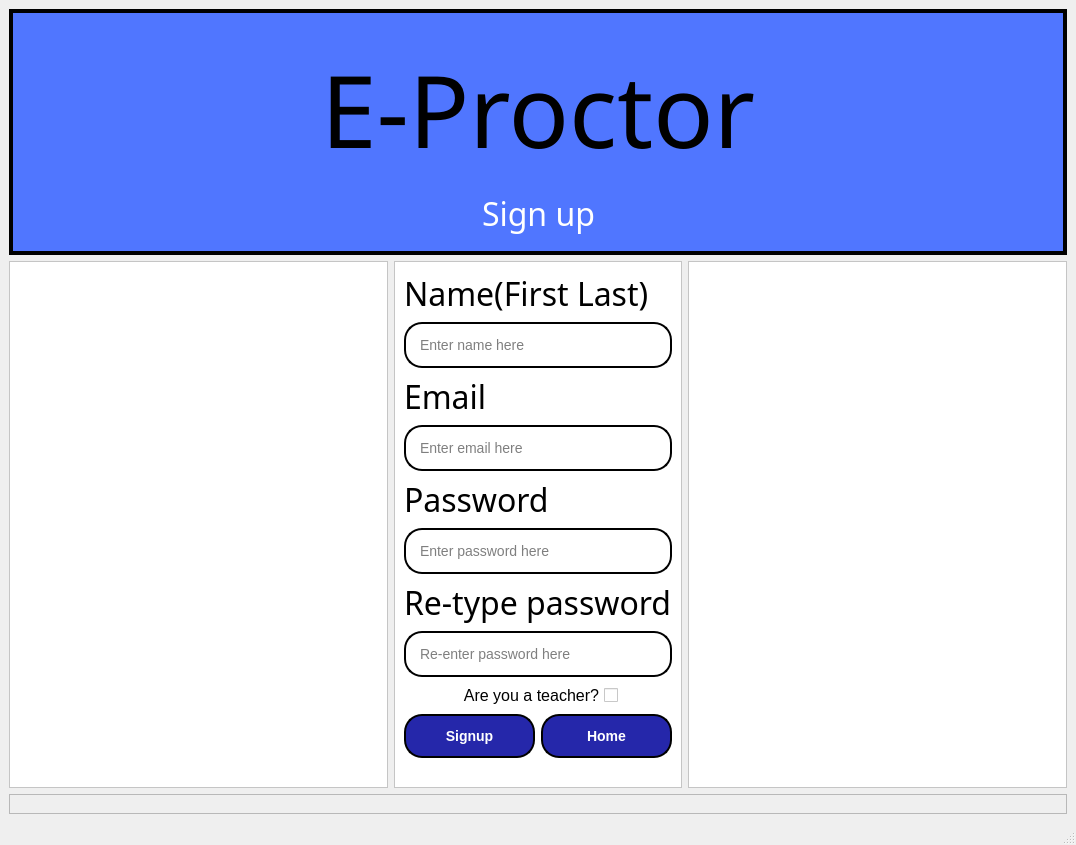
<?xml version="1.0" encoding="UTF-8"?>
<ui version="4.0">
 <class>MainWindow</class>
 <widget class="QMainWindow" name="MainWindow">
  <property name="geometry">
   <rect>
    <x>0</x>
    <y>0</y>
    <width>1076</width>
    <height>845</height>
   </rect>
  </property>
  <property name="windowTitle">
   <string>MainWindow</string>
  </property>
  <widget class="QWidget" name="centralwidget">
   <layout class="QGridLayout" name="gridLayout_7">
    <item row="0" column="0">
     <layout class="QGridLayout" name="gridLayout_5">
      <item row="1" column="0">
       <layout class="QHBoxLayout" name="horizontalLayout_3">
        <item>
         <widget class="QFrame" name="frame">
          <property name="styleSheet">
           <string notr="true">background-color: rgb(255, 255, 255);</string>
          </property>
          <property name="frameShape">
           <enum>QFrame::StyledPanel</enum>
          </property>
          <property name="frameShadow">
           <enum>QFrame::Raised</enum>
          </property>
          <layout class="QGridLayout" name="gridLayout_2">
           <item row="0" column="0">
            <spacer name="horizontalSpacer_4">
             <property name="orientation">
              <enum>Qt::Horizontal</enum>
             </property>
             <property name="sizeHint" stdset="0">
              <size>
               <width>546</width>
               <height>20</height>
              </size>
             </property>
            </spacer>
           </item>
          </layout>
         </widget>
        </item>
        <item>
         <widget class="QFrame" name="Login">
          <property name="styleSheet">
           <string notr="true">background-color: rgb(255, 255, 255);</string>
          </property>
          <property name="frameShape">
           <enum>QFrame::StyledPanel</enum>
          </property>
          <property name="frameShadow">
           <enum>QFrame::Raised</enum>
          </property>
          <layout class="QGridLayout" name="gridLayout_3">
           <item row="1" column="0">
            <layout class="QVBoxLayout" name="verticalLayout_3">
             <item>
              <layout class="QVBoxLayout" name="verticalLayout_2">
               <item>
                <widget class="QLabel" name="label_6">
                 <property name="font">
                  <font>
                   <family>Franklin Gothic Medium Cond</family>
                   <pointsize>24</pointsize>
                  </font>
                 </property>
                 <property name="text">
                  <string>Name(First Last)</string>
                 </property>
                </widget>
               </item>
               <item>
                <widget class="QLineEdit" name="EnterName">
                 <property name="font">
                  <font>
                   <pointsize>-1</pointsize>
                   <weight>50</weight>
                   <italic>false</italic>
                   <bold>false</bold>
                  </font>
                 </property>
                 <property name="styleSheet">
                  <string notr="true">    border-style: outset;
    border-width: 2px;
    border-radius: 18px;
    border-color: black;
    font: 14px;
    min-width: 10em;
    padding: 12px;</string>
                 </property>
                 <property name="placeholderText">
                  <string>Enter name here</string>
                 </property>
                </widget>
               </item>
               <item>
                <widget class="QLabel" name="label_4">
                 <property name="font">
                  <font>
                   <family>Franklin Gothic Medium Cond</family>
                   <pointsize>24</pointsize>
                  </font>
                 </property>
                 <property name="text">
                  <string>Email</string>
                 </property>
                </widget>
               </item>
               <item>
                <widget class="QLineEdit" name="EnterEmail">
                 <property name="font">
                  <font>
                   <pointsize>-1</pointsize>
                   <weight>50</weight>
                   <italic>false</italic>
                   <bold>false</bold>
                  </font>
                 </property>
                 <property name="styleSheet">
                  <string notr="true">    border-style: outset;
    border-width: 2px;
    border-radius: 18px;
    border-color: black;
    font: 14px;
    min-width: 10em;
    padding: 12px;</string>
                 </property>
                 <property name="placeholderText">
                  <string>Enter email here  </string>
                 </property>
                </widget>
               </item>
               <item>
                <widget class="QLabel" name="label_2">
                 <property name="font">
                  <font>
                   <family>Franklin Gothic Medium Cond</family>
                   <pointsize>24</pointsize>
                  </font>
                 </property>
                 <property name="text">
                  <string>Password</string>
                 </property>
                </widget>
               </item>
               <item>
                <widget class="QLineEdit" name="EnterPassword2">
                 <property name="font">
                  <font>
                   <pointsize>-1</pointsize>
                   <weight>50</weight>
                   <italic>false</italic>
                   <bold>false</bold>
                  </font>
                 </property>
                 <property name="styleSheet">
                  <string notr="true">    border-style: outset;
    border-width: 2px;
    border-radius: 18px;
    border-color: black;
    font: 14px;
    min-width: 10em;
    padding: 12px;</string>
                 </property>
                 <property name="placeholderText">
                  <string>Enter password here</string>
                 </property>
                </widget>
               </item>
               <item>
                <widget class="QLabel" name="label_5">
                 <property name="font">
                  <font>
                   <family>Franklin Gothic Medium Cond</family>
                   <pointsize>24</pointsize>
                  </font>
                 </property>
                 <property name="text">
                  <string>Re-type password</string>
                 </property>
                </widget>
               </item>
               <item>
                <widget class="QLineEdit" name="EnterRePassword">
                 <property name="font">
                  <font>
                   <pointsize>-1</pointsize>
                   <weight>50</weight>
                   <italic>false</italic>
                   <bold>false</bold>
                  </font>
                 </property>
                 <property name="styleSheet">
                  <string notr="true">    border-style: outset;
    border-width: 2px;
    border-radius: 18px;
    border-color: black;
    font: 14px;
    min-width: 10em;
    padding: 12px;</string>
                 </property>
                 <property name="placeholderText">
                  <string>Re-enter password here</string>
                 </property>
                </widget>
               </item>
              </layout>
             </item>
             <item alignment="Qt::AlignHCenter">
              <widget class="QCheckBox" name="TeacherCheckBox">
               <property name="font">
                <font>
                 <pointsize>12</pointsize>
                </font>
               </property>
               <property name="cursor">
                <cursorShape>PointingHandCursor</cursorShape>
               </property>
               <property name="layoutDirection">
                <enum>Qt::RightToLeft</enum>
               </property>
               <property name="text">
                <string>Are you a teacher?</string>
               </property>
              </widget>
             </item>
             <item>
              <layout class="QHBoxLayout" name="horizontalLayout_2">
               <item>
                <widget class="QPushButton" name="pushButton_1">
                 <property name="font">
                  <font>
                   <pointsize>-1</pointsize>
                   <weight>75</weight>
                   <italic>false</italic>
                   <bold>true</bold>
                  </font>
                 </property>
                 <property name="cursor">
                  <cursorShape>PointingHandCursor</cursorShape>
                 </property>
                 <property name="styleSheet">
                  <string notr="true">background-color: rgb(37, 39, 170);
color: rgb(255, 255, 255);
    border-style: outset;
    border-width: 2px;
    border-radius: 18px;
    border-color: black;
    font: bold 14px;
    min-width: 10em;
    padding: 12px;</string>
                 </property>
                 <property name="text">
                  <string>Signup</string>
                 </property>
                </widget>
               </item>
               <item>
                <widget class="QPushButton" name="pushButton_2">
                 <property name="font">
                  <font>
                   <pointsize>-1</pointsize>
                   <weight>75</weight>
                   <italic>false</italic>
                   <bold>true</bold>
                  </font>
                 </property>
                 <property name="cursor">
                  <cursorShape>PointingHandCursor</cursorShape>
                 </property>
                 <property name="styleSheet">
                  <string notr="true">background-color: rgb(37, 39, 170);
color: rgb(255, 255, 255);
    border-style: outset;
    border-width: 2px;
    border-radius: 18px;
    border-color: black;
    font: bold 14px;
    min-width: 10em;
    padding: 12px;</string>
                 </property>
                 <property name="text">
                  <string>Home</string>
                 </property>
                </widget>
               </item>
              </layout>
             </item>
            </layout>
           </item>
           <item row="2" column="0">
            <spacer name="verticalSpacer_6">
             <property name="orientation">
              <enum>Qt::Vertical</enum>
             </property>
             <property name="sizeHint" stdset="0">
              <size>
               <width>20</width>
               <height>40</height>
              </size>
             </property>
            </spacer>
           </item>
           <item row="0" column="0">
            <spacer name="verticalSpacer">
             <property name="orientation">
              <enum>Qt::Vertical</enum>
             </property>
             <property name="sizeHint" stdset="0">
              <size>
               <width>20</width>
               <height>40</height>
              </size>
             </property>
            </spacer>
           </item>
           <item row="3" column="0">
            <widget class="QLabel" name="signinmessage">
             <property name="text">
              <string/>
             </property>
             <property name="alignment">
              <set>Qt::AlignCenter</set>
             </property>
            </widget>
           </item>
          </layout>
         </widget>
        </item>
        <item>
         <widget class="QFrame" name="frame_2">
          <property name="styleSheet">
           <string notr="true">background-color: rgb(255, 255, 255);</string>
          </property>
          <property name="frameShape">
           <enum>QFrame::StyledPanel</enum>
          </property>
          <property name="frameShadow">
           <enum>QFrame::Raised</enum>
          </property>
          <layout class="QGridLayout" name="gridLayout">
           <item row="0" column="0">
            <spacer name="horizontalSpacer_5">
             <property name="orientation">
              <enum>Qt::Horizontal</enum>
             </property>
             <property name="sizeHint" stdset="0">
              <size>
               <width>546</width>
               <height>20</height>
              </size>
             </property>
            </spacer>
           </item>
          </layout>
         </widget>
        </item>
       </layout>
      </item>
      <item row="2" column="0">
       <widget class="QFrame" name="frame_6">
        <property name="styleSheet">
         <string notr="true"/>
        </property>
        <property name="frameShape">
         <enum>QFrame::StyledPanel</enum>
        </property>
        <property name="frameShadow">
         <enum>QFrame::Raised</enum>
        </property>
        <property name="lineWidth">
         <number>-4</number>
        </property>
        <layout class="QGridLayout" name="gridLayout_6">
         <item row="0" column="0">
          <spacer name="verticalSpacer_2">
           <property name="orientation">
            <enum>Qt::Vertical</enum>
           </property>
           <property name="sizeHint" stdset="0">
            <size>
             <width>20</width>
             <height>40</height>
            </size>
           </property>
          </spacer>
         </item>
        </layout>
       </widget>
      </item>
      <item row="0" column="0">
       <widget class="QFrame" name="Intro">
        <property name="styleSheet">
         <string notr="true">background-color: rgb(80, 118, 255);
border-color: rgb(80, 118, 255);</string>
        </property>
        <property name="frameShape">
         <enum>QFrame::Box</enum>
        </property>
        <property name="frameShadow">
         <enum>QFrame::Plain</enum>
        </property>
        <property name="lineWidth">
         <number>4</number>
        </property>
        <layout class="QGridLayout" name="gridLayout_4">
         <item row="0" column="0">
          <spacer name="verticalSpacer_8">
           <property name="orientation">
            <enum>Qt::Vertical</enum>
           </property>
           <property name="sizeHint" stdset="0">
            <size>
             <width>20</width>
             <height>40</height>
            </size>
           </property>
          </spacer>
         </item>
         <item row="1" column="0">
          <spacer name="verticalSpacer_5">
           <property name="orientation">
            <enum>Qt::Vertical</enum>
           </property>
           <property name="sizeHint" stdset="0">
            <size>
             <width>20</width>
             <height>40</height>
            </size>
           </property>
          </spacer>
         </item>
         <item row="3" column="0" colspan="3">
          <layout class="QHBoxLayout" name="horizontalLayout">
           <item>
            <spacer name="horizontalSpacer">
             <property name="orientation">
              <enum>Qt::Horizontal</enum>
             </property>
             <property name="sizeHint" stdset="0">
              <size>
               <width>40</width>
               <height>20</height>
              </size>
             </property>
            </spacer>
           </item>
           <item>
            <widget class="QLabel" name="label_3">
             <property name="font">
              <font>
               <family>SWIsot3</family>
               <pointsize>75</pointsize>
               <weight>50</weight>
               <bold>false</bold>
              </font>
             </property>
             <property name="text">
              <string>E-Proctor</string>
             </property>
            </widget>
           </item>
           <item>
            <spacer name="horizontalSpacer_2">
             <property name="orientation">
              <enum>Qt::Horizontal</enum>
             </property>
             <property name="sizeHint" stdset="0">
              <size>
               <width>40</width>
               <height>20</height>
              </size>
             </property>
            </spacer>
           </item>
          </layout>
         </item>
         <item row="4" column="0">
          <spacer name="verticalSpacer_3">
           <property name="orientation">
            <enum>Qt::Vertical</enum>
           </property>
           <property name="sizeHint" stdset="0">
            <size>
             <width>20</width>
             <height>40</height>
            </size>
           </property>
          </spacer>
         </item>
         <item row="5" column="0">
          <spacer name="horizontalSpacer_3">
           <property name="orientation">
            <enum>Qt::Horizontal</enum>
           </property>
           <property name="sizeHint" stdset="0">
            <size>
             <width>813</width>
             <height>20</height>
            </size>
           </property>
          </spacer>
         </item>
         <item row="5" column="1">
          <widget class="QLabel" name="label_7">
           <property name="font">
            <font>
             <family>Franklin Gothic Medium Cond</family>
             <pointsize>24</pointsize>
            </font>
           </property>
           <property name="styleSheet">
            <string notr="true">color: rgb(255, 255, 255);</string>
           </property>
           <property name="text">
            <string>Sign up</string>
           </property>
          </widget>
         </item>
         <item row="5" column="2">
          <spacer name="horizontalSpacer_6">
           <property name="orientation">
            <enum>Qt::Horizontal</enum>
           </property>
           <property name="sizeHint" stdset="0">
            <size>
             <width>812</width>
             <height>20</height>
            </size>
           </property>
          </spacer>
         </item>
         <item row="6" column="0">
          <spacer name="verticalSpacer_7">
           <property name="orientation">
            <enum>Qt::Vertical</enum>
           </property>
           <property name="sizeHint" stdset="0">
            <size>
             <width>20</width>
             <height>40</height>
            </size>
           </property>
          </spacer>
         </item>
         <item row="2" column="0" colspan="3">
          <spacer name="verticalSpacer_4">
           <property name="orientation">
            <enum>Qt::Vertical</enum>
           </property>
           <property name="sizeHint" stdset="0">
            <size>
             <width>20</width>
             <height>40</height>
            </size>
           </property>
          </spacer>
         </item>
        </layout>
       </widget>
      </item>
     </layout>
    </item>
   </layout>
  </widget>
  <widget class="QMenuBar" name="menubar">
   <property name="geometry">
    <rect>
     <x>0</x>
     <y>0</y>
     <width>1076</width>
     <height>21</height>
    </rect>
   </property>
  </widget>
  <widget class="QStatusBar" name="statusbar"/>
 </widget>
 <resources/>
 <connections/>
</ui>
